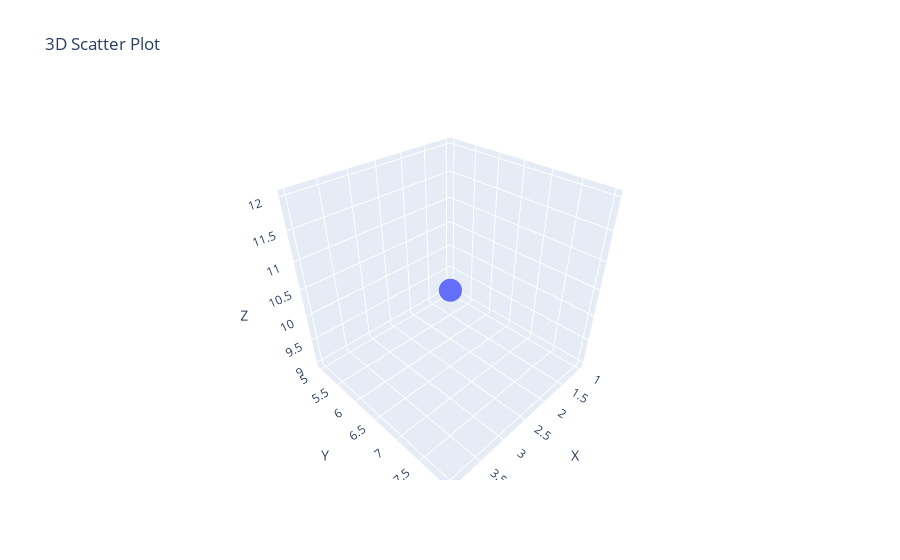

Here is the notebook cell this chart was saved with:
### Code cell
# 13. Create a 3D scatter plot using Plotly.
# Example with dummy data:
df = pd.DataFrame({
    'X': [1, 2, 3, 4],
    'Y': [5, 6, 7, 8],
    'Z': [9, 10, 11, 12]
})
fig = px.scatter_3d(df, x='X', y='Y', z='Z', title="3D Scatter Plot")
fig.show()

### Figure 1 — Plotly figure (JSON) as saved in the notebook; plotly's stock layout.template omitted (floating-point values rounded to 4 significant figures)
{"data": [{"hovertemplate": "X=%{x}<br>Y=%{y}<br>Z=%{z}<extra></extra>", "legendgroup": "", "marker": {"color": "#636efa", "symbol": "circle"}, "mode": "markers", "name": "", "scene": "scene", "showlegend": false, "type": "scatter3d", "x": [1, 2, 3, 4], "y": [5, 6, 7, 8], "z": [9, 10, 11, 12]}], "layout": {"legend": {"tracegroupgap": 0}, "scene": {"domain": {"x": [0, 1], "y": [0, 1]}, "xaxis": {"title": {"text": "X"}}, "yaxis": {"title": {"text": "Y"}}, "zaxis": {"title": {"text": "Z"}}}, "title": {"text": "3D Scatter Plot"}}}
